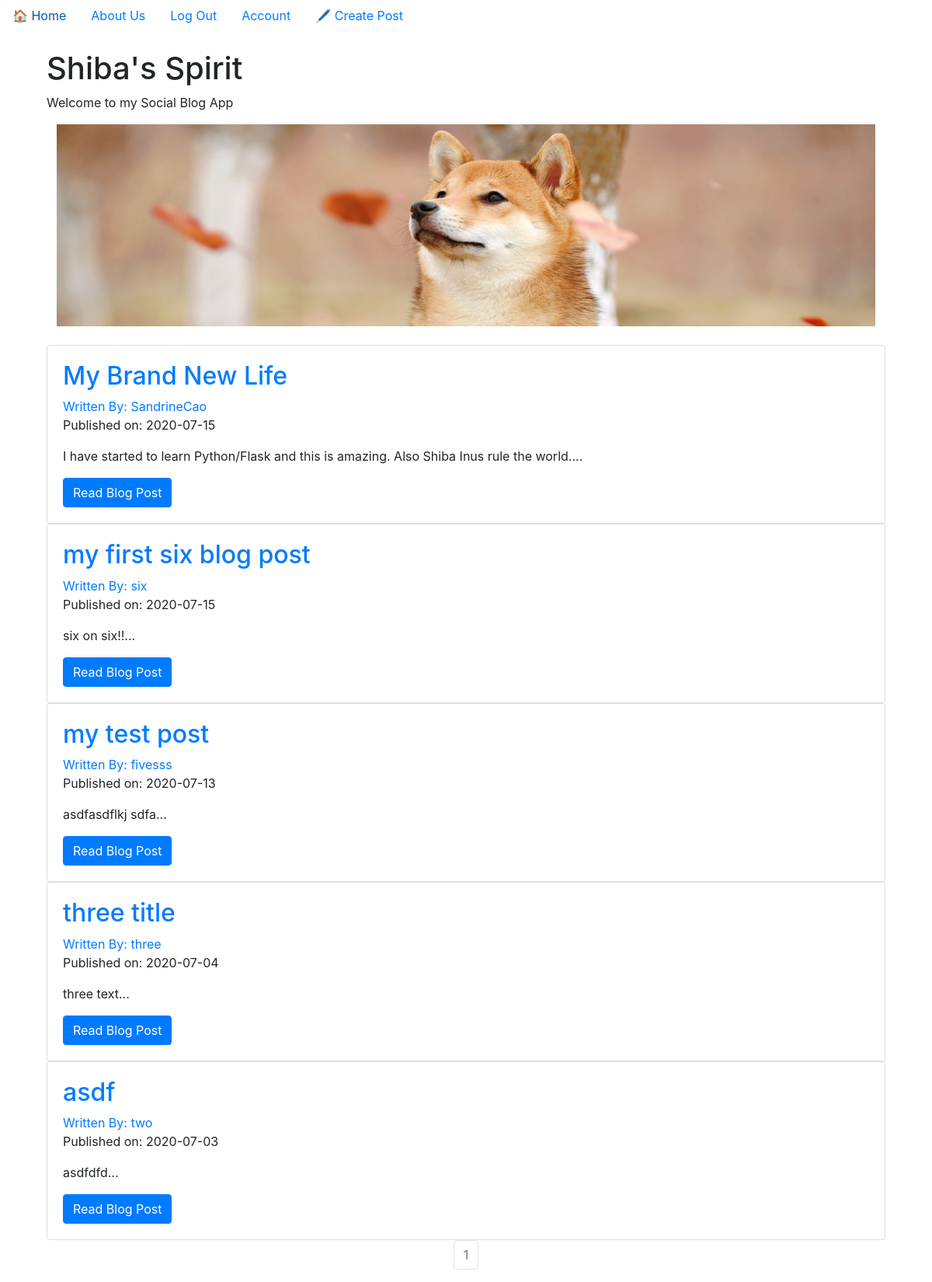
/ (signed in), run on the app's committed database.
### puppycompanyblog/models.py (models this page shows, shortened)
class BlogPost(db.Model):
    users = db.relationship(User)
    id = db.Column(db.Integer, primary_key=True)
    user_id = db.Column(db.Integer, db.ForeignKey('users.id'), nullable=False)
    date = db.Column(db.DateTime, nullable=False, default=datetime.utcnow)
    title = db.Column(db.String(140), nullable=False)
    text = db.Column(db.Text, nullable=False)

class User(db.Model, UserMixin):
    __tablename__ = 'users'
    id = db.Column(db.Integer, primary_key = True)
    profile_image = db.Column(db.String(20), nullable=False, default='default_profile.png')
    email = db.Column(db.String(64), unique=True, index=True)
    username = db.Column(db.String(64), unique=True, index=True)
    password_hash = db.Column(db.String(128))
    posts = db.relationship('BlogPost', backref='author', lazy=True)

### puppycompanyblog/core/views.py (the view)
@core.route('/')
def index():
    page = request.args.get('page', 1, type=int)
    blog_posts = BlogPost.query.order_by(BlogPost.date.desc()).paginate(page=page, per_page=10)
    return render_template('index.html',blog_posts=blog_posts)

### puppycompanyblog/models.py (called while the page is built)
@login_manager.user_loader
def load_user(user_id):
    return User.query.get(user_id)

### puppycompanyblog/templates/index.html (shortened to what this page needs)
{% extends "base.html" %}
{% block content %}
<br>
  <div class="container">
    <h1>Shiba's Spirit</h1>
    <p>Welcome to my Social Blog App</p>
    <div class="row justify-content-center">
      <img align='center' src="{{ url_for('static', filename='/shiba.jpg') }}" height="260" width=95%>
      </div>
  </div>
<br>
  <div class="container">
    {% for post in blog_posts.items %}
    <div class="card" >
      <div class="card-body">
        <h2><a class="card-title" href="  {{ url_for('blog_posts.blog_post', blog_post_id=post.id) }}">{{ post.title }}</a></h2>
        <a href="{{ url_for('users.user_posts', username=post.author.username) }}">Written By: {{ post.author.username }}</a>
        <p>Published on: {{ post.date.strftime('%Y-%m-%d') }}</p>
        <p class="card-text">{{ post.text[:100] }}...</p>
        <a href="{{ url_for('blog_posts.blog_post', blog_post_id=post.id) }}" class="btn btn-primary">Read Blog Post</a>
      </div>
    </div>
   {% endfor %}
   <nav aria-label="Page navigation example">
     <ul class="pagination justify-content-center">
       {% for page_num in blog_posts.iter_pages(left_edge=1, right_edge=1, left_current=1, right_current=2) %}
          {% if blog_posts.page == page_num %}
          <li class="page-item disabled">
            <a class="page-link" href="{{ url_for('core.index', page=page_num) }}">{{ page_num }}</a></li>
          {% else %}
            <li class="page-item"><a class="page-link" href="{{ url_for('core.index', page=page_num) }}">{{ page_num }}</a></li>
          {% endif %}
      {% endfor %}
    </nav>
{% endblock %}

### data on the page
BlogPost: title "My Brand New Life", author.username "SandrineCao", date "2020-07-15", text "I have started to learn Python/Flask and this is amazing. Also Shiba Inus rule the world."
BlogPost: title "my first six blog post", author.username "six", date "2020-07-15", text "six on six!!"
BlogPost: title "my test post", author.username "fivesss", date "2020-07-13", text "asdfasdflkj sdfa"
BlogPost: title "three title", author.username "three", date "2020-07-04", text "three text"
BlogPost: title "asdf", author.username "two", date "2020-07-03", text "asdfdfd"

### other printed values
{{ page_num }} "1"
